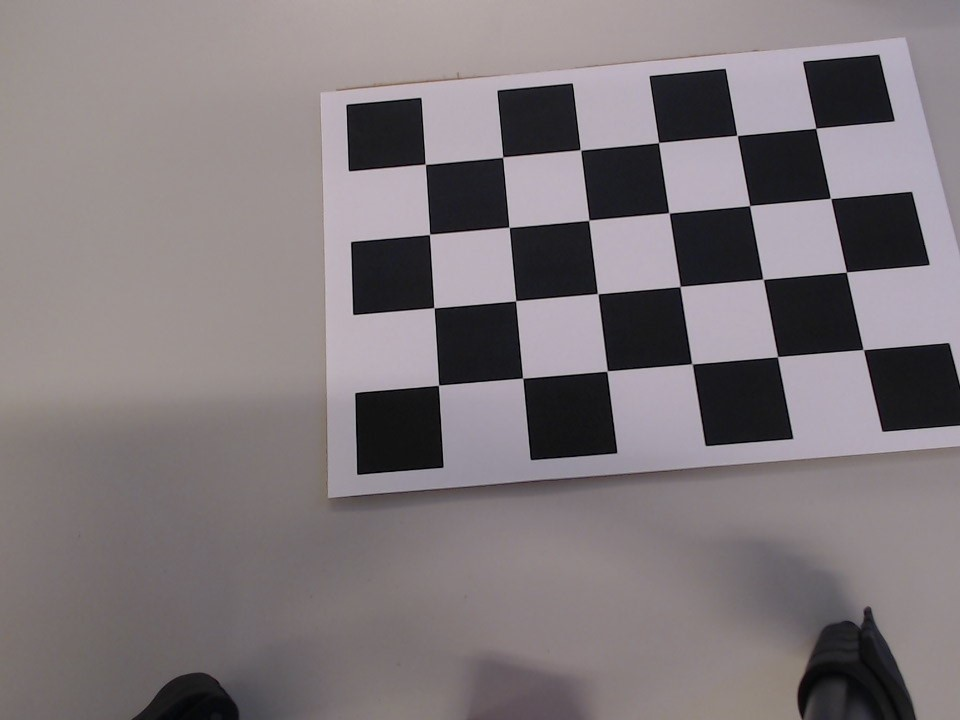
#> input picture img/calibration/side/side (1).jpg, 960 x 720 px; its folder holds only this picture in this run
$ python cameraCalibration.py
#> lines starting #> are read from the running program, lines starting #| are printed output that depends on the picture; after the words box and inside, x2 and y2 are one past the last pixel; in counts of white or black regions, pixels touching at a corner belong together; long printed decimals are rounded
# Example of camera calibration using chess board pattern
# Includes some nice (but ultimately unecessary) visual feedback while working

import numpy as np
import cv2
import glob

# Parameters
# distortedImage is the image that will be undistorted (done on an image-by-image basis)
calibrationImgPath = "img/calibration/side/*.jpg"
distortedImage = "img/testing/side.jpg"


# Part 1: Mark the points on the checkerboard in each image
# At least 20 images should be used

# termination criteria
criteria = (cv2.TERM_CRITERIA_EPS + cv2.TERM_CRITERIA_MAX_ITER, 30, 0.001)

# prepare object points, like (0,0,0), (1,0,0), (2,0,0) ....,(6,5,0)
# 6x4 chess board (that's 6x4 crossing points), with square side length 38mm
objp = np.zeros((4*6,3), np.float32)
objp[:,:2] = np.mgrid[0:6,0:4].T.reshape(-1,2)*38 # 38 mm square size

# Arrays to store object points and image points from all the images.
objpoints = [] # 3d point in real world space
imgpoints = [] # 2d points in image plane.

images = glob.glob(calibrationImgPath)

for fname in images:
    img = cv2.imread(fname)
#> img is the input picture: shape (720, 960, 3); mean B, G, R 122.8, 119.7, 127.2
    gray = cv2.cvtColor(img,cv2.COLOR_BGR2GRAY)

    # Find the chess board corners
    ret, corners = cv2.findChessboardCorners(gray, (6,4),None)
#> ret = True; corners = 24 rows, first 8: [425.3, 164.2], [502.6, 157.1], [580.4, 149.9], [658.6, 142.5], [737.2, 135.5], [815.7, 128.3], [429.5, 234.4], [509.2, 227.3]

    # If found, add object points, image points (after refining them)
    if ret == True:
        objpoints.append(objp)

        corners2 = cv2.cornerSubPix(gray,corners,(11,11),(-1,-1),criteria)
#> corners2 = 24 rows, first 8: [425.2, 164.3], [502.7, 157.1], [580.5, 149.9], [658.5, 142.5], [737.1, 135.4], [815.8, 128.3], [429.5, 234.4], [509.1, 227.3]
        imgpoints.append(corners2)

        # Draw and display the corners
        img = cv2.drawChessboardCorners(img, (6,4), corners2,ret)
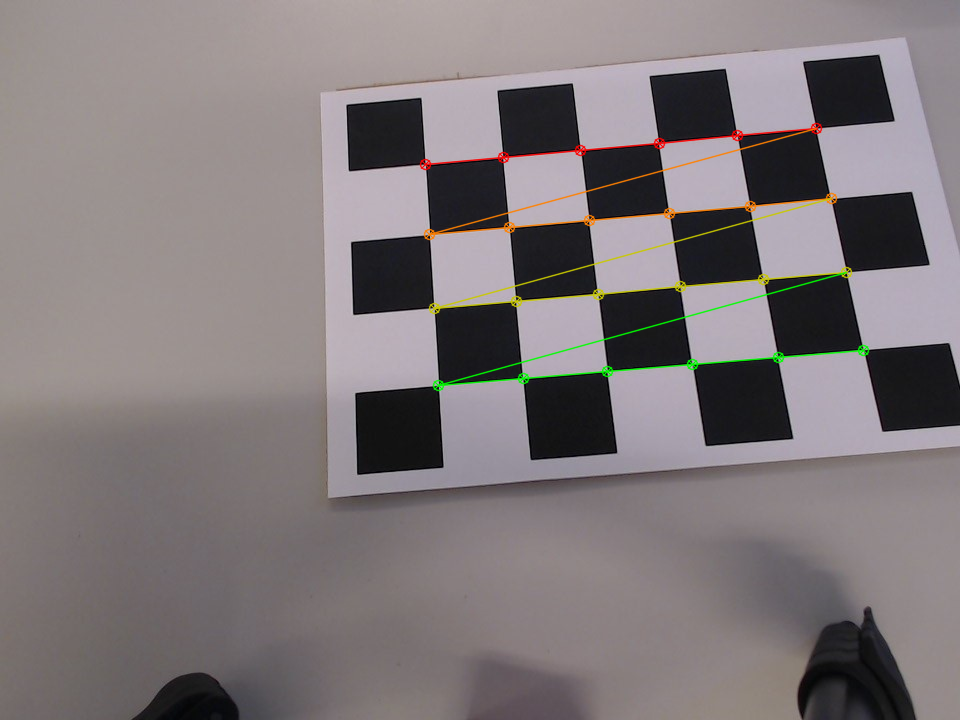
#> img: shape (720, 960, 3); 1.51% of pixels changed, all inside (x1, y1, x2, y2) = (419, 122, 870, 392)
        cv2.imshow('img',img)
        cv2.waitKey(50)

cv2.destroyAllWindows()


# Part 2: Calibrate camera
# Based on the object and image points found above,
# find the camera matrix, distortion coefficients, rotation and translation vectors etc.
# TODO: These values should be attained for each camera at the beginning of the main program.
#       That way, we can undistort images as they're taken. (It's done on an image-by-image basis)
ret, mtx, dist, rvecs, tvecs = cv2.calibrateCamera(objpoints, imgpoints, gray.shape[::-1],None,None)
#> ret = 0.176; mtx = [[1734.2, 0, 360.5], [0, 2047.3, 416.3], [0, 0, 1]]; dist = [[0.615, -4.67, 0.00912, -0.0392, 18.05]]; rvecs = ([-0.627, 0.0695, -0.0541],); tvecs = ([31.97, -104.1, 847.2],)

# Take an image to compare before-and-after undistortion
distImg = cv2.imread(distortedImage)
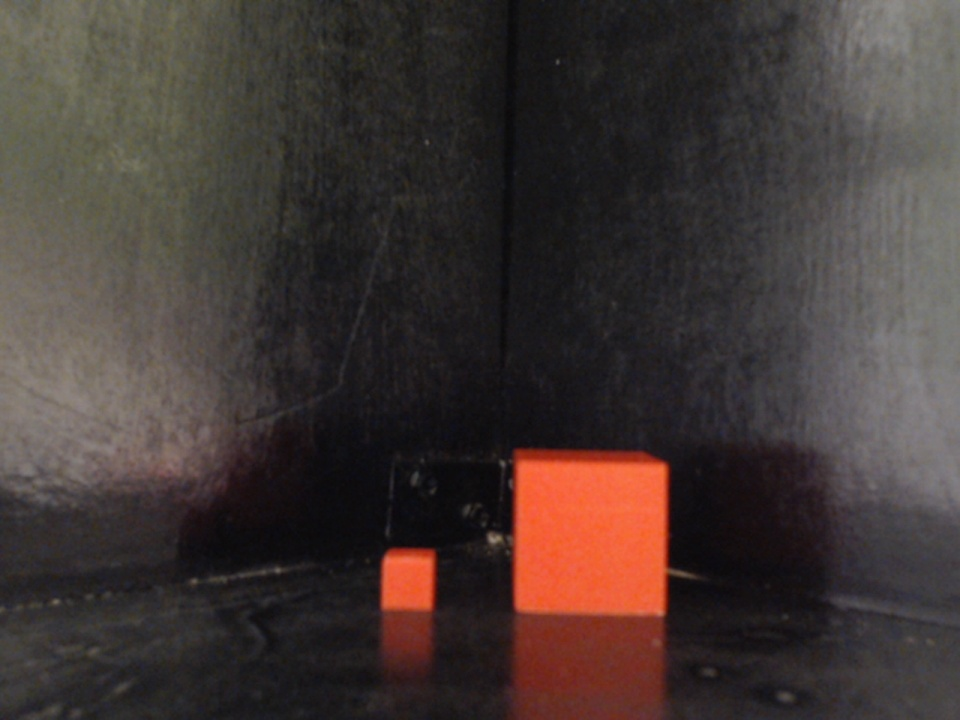
#> input picture img/testing/side.jpg, 960 x 720 px
#> distImg is the input picture: shape (720, 960, 3); mean B, G, R 52.8, 55.5, 66.3
h,  w = distImg.shape[:2]
#> h = 720; w = 960
newcameramtx, roi = cv2.getOptimalNewCameraMatrix(mtx,dist,(w,h),1,(w,h))
#> newcameramtx = [[1756.9, 0, 350.7], [0, 2064.5, 417.4], [0, 0, 1]]; roi = (5, 12, 950, 697)


# Part 3: Undistortion
undistImg = cv2.undistort(distImg, mtx, dist, None, newcameramtx)
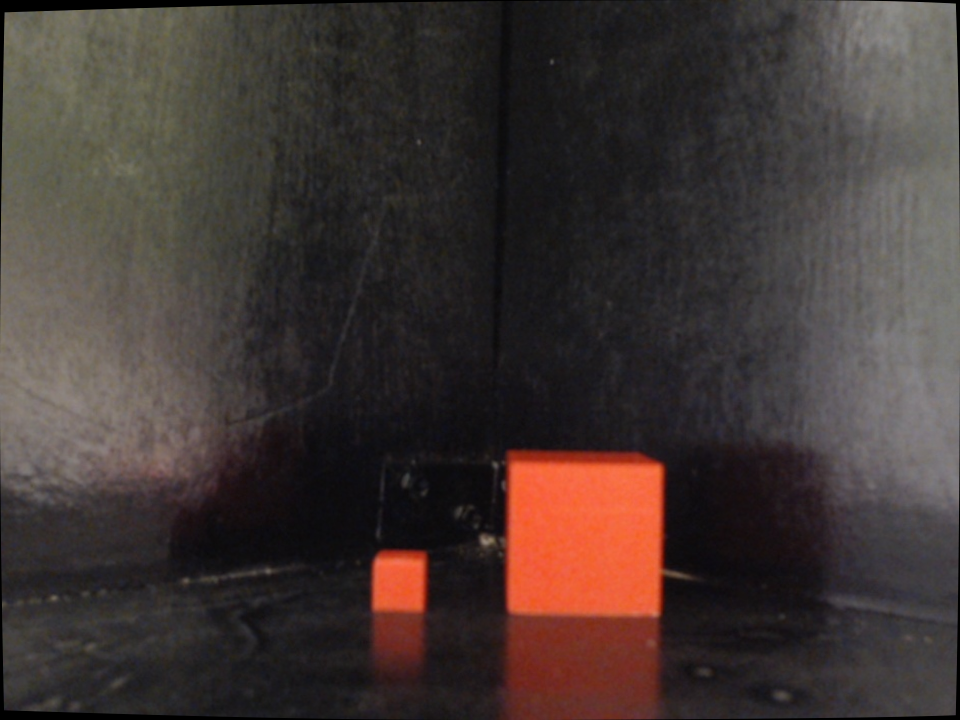
#> undistImg: shape (720, 960, 3); mean B, G, R 51.8, 54.4, 65.2

# crop the image
x,y,w,h = roi
#> x = 5; y = 12; w = 950; h = 697
dst = undistImg[y:y+h, x:x+w]
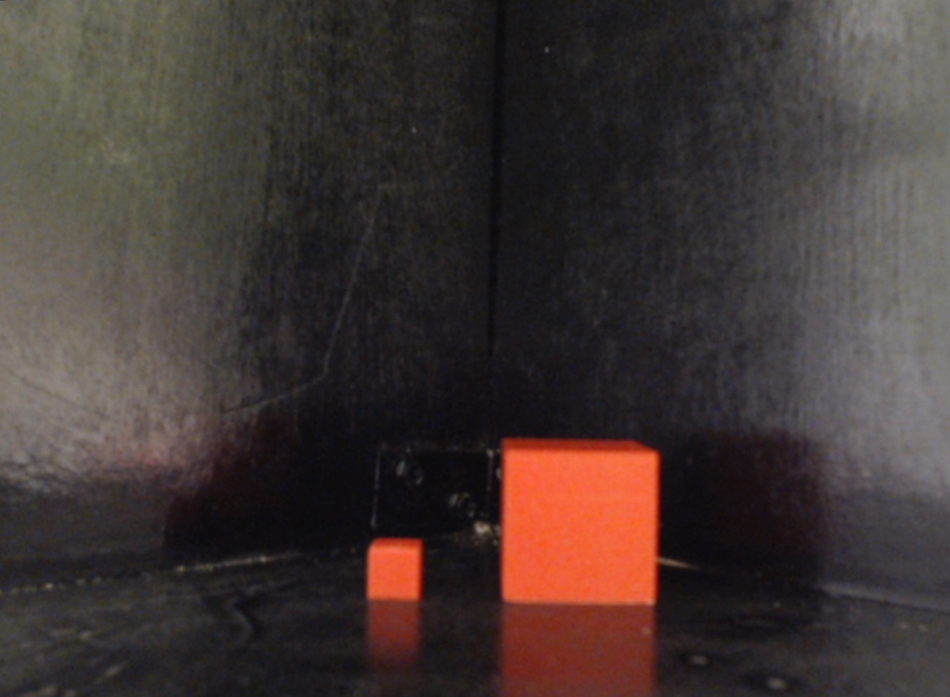
#> dst: shape (697, 950, 3); mean B, G, R 52.1, 54.8, 65.9
#cv2.imwrite('calibresult.png',dst)
cv2.imshow("Original image", distImg)
cv2.imshow("After undistortion", undistImg)
cv2.waitKey()


# Part 4 (optional): Testing re-projection error
# This part checks how reliable the parameters we've found are
# The closer mean error is to zero, the better
mean_error = 0
for i in range(len(objpoints)):
    imgpoints2, _ = cv2.projectPoints(objpoints[i], rvecs[i], tvecs[i], mtx, dist)
    error = cv2.norm(imgpoints[i],imgpoints2, cv2.NORM_L2)/len(imgpoints2)
    mean_error += error
#> this loop made 1 pass
#> (error, mean_error) on pass 1: (0.0359, 0.0359)
#> after the loop, mean_error = 0.0359

print("Total error: ", mean_error/len(objpoints))
#| Total error:  0.03595
